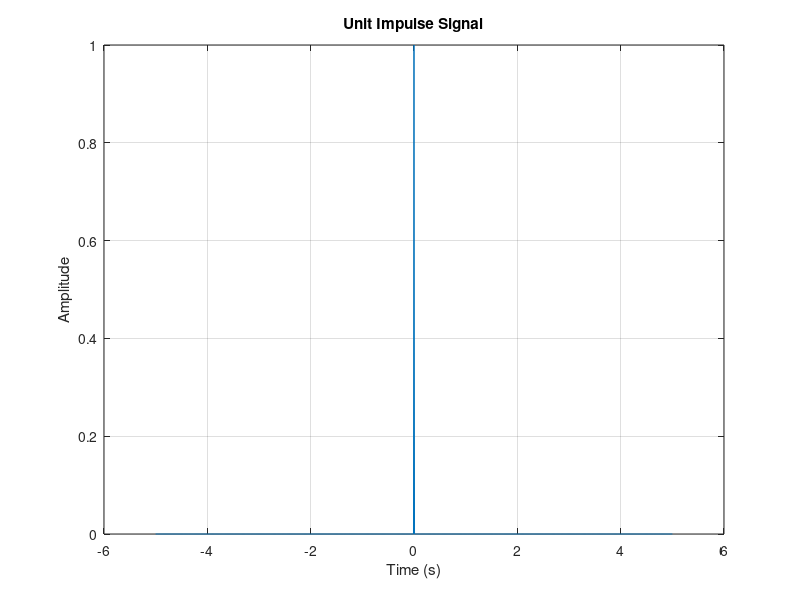
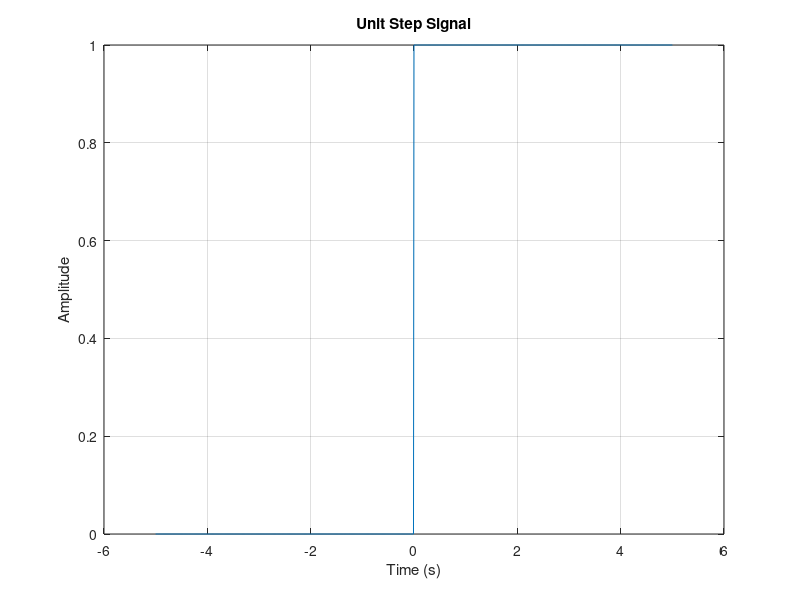
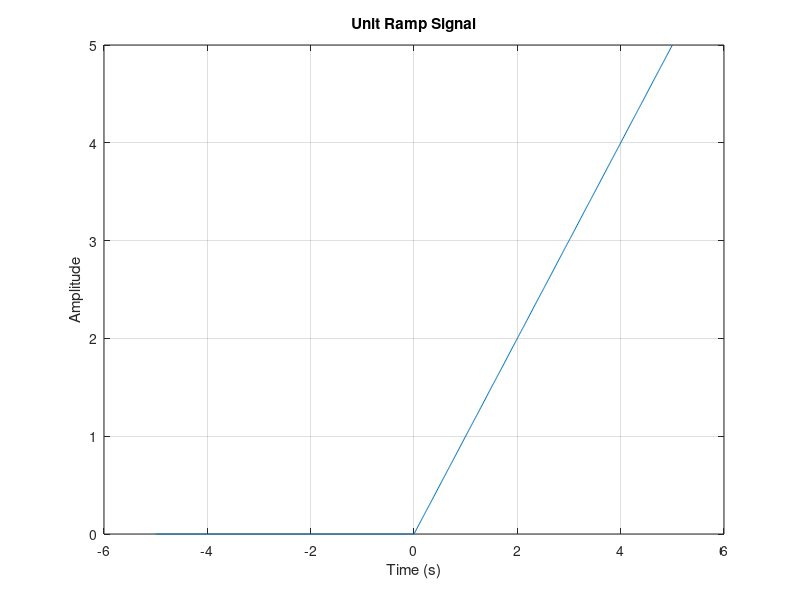
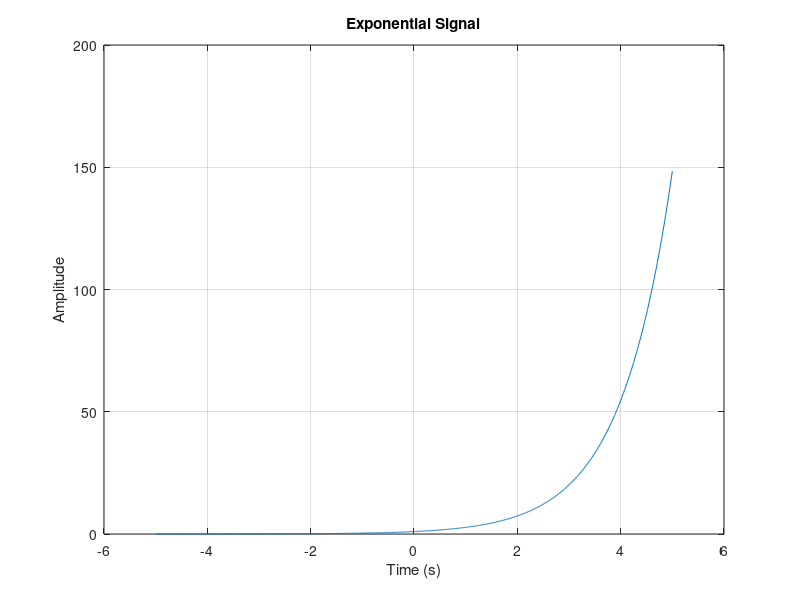

These charts were generated, in order, by the following MATLAB code:
% Unit Impulse
t = -5:0.01:5; % Time vector
unit_impulse = zeros(size(t)); % Initialize unit impulse signal
unit_impulse(t == 0) = 1; % Set the impulse at t = 0
figure; % Create a new figure window
plot(t, unit_impulse); % Plot the unit impulse signal
title('Unit Impulse Signal'); % Add title
xlabel('Time (s)'); % Label x-axis
ylabel('Amplitude'); % Label y-axis
grid on; % Enable grid

% Unit Step
unit_step = zeros(size(t)); % Initialize unit step signal
unit_step(t >= 0) = 1; % Set the step to 1 for t >= 0
figure; % Create a new figure window
plot(t, unit_step); % Plot the unit step signal
title('Unit Step Signal'); % Add title
xlabel('Time (s)'); % Label x-axis
ylabel('Amplitude'); % Label y-axis
grid on; % Enable grid

% Unit Ramp
unit_ramp = zeros(size(t)); % Initialize unit ramp signal
unit_ramp(t >= 0) = t(t >= 0); % Set the ramp for t >= 0
figure; % Create a new figure window
plot(t, unit_ramp); % Plot the unit ramp signal
title('Unit Ramp Signal'); % Add title
xlabel('Time (s)'); % Label x-axis
ylabel('Amplitude'); % Label y-axis
grid on; % Enable grid

% Exponential Signal
t = -5:0.01:5; % Time vector
A = 1; % Amplitude
tau = 1; % Time constant
exponential_signal = A * exp(t / tau); % Exponential signal
figure; % Create a new figure window
plot(t, exponential_signal); % Plot the exponential signal
title('Exponential Signal'); % Add title
xlabel('Time (s)'); % Label x-axis
ylabel('Amplitude'); % Label y-axis
grid on; % Enable grid

% Signum Signal
signum_signal = zeros(size(t)); % Initialize signum signal
signum_signal(t > 0) = 1; % Set to 1 for t > 0
signum_signal(t < 0) = -1; % Set to -1 for t < 0
figure; % Create a new figure window
plot(t, signum_signal); % Plot the signum signal
title('Signum Signal'); % Add title
xlabel('Time (s)'); % Label x-axis
ylabel('Amplitude'); % Label y-axis
grid on; % Enable grid

% Sinc Signal
sinc_signal = sinc(t); % Compute the sinc signal
figure; % Create a new figure window
plot(t, sinc_signal); % Plot the sinc signal
title('Sinc Signal'); % Add title
xlabel('Time (s)'); % Label x-axis
ylabel('Amplitude'); % Label y-axis
grid on; % Enable grid
